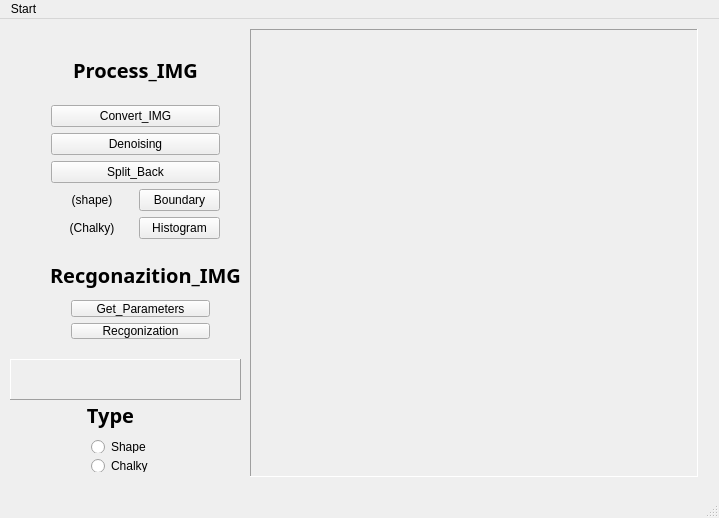
<?xml version="1.0" encoding="UTF-8"?>
<ui version="4.0">
 <class>Pro_Rec</class>
 <widget class="QMainWindow" name="Pro_Rec">
  <property name="geometry">
   <rect>
    <x>0</x>
    <y>0</y>
    <width>719</width>
    <height>518</height>
   </rect>
  </property>
  <property name="windowTitle">
   <string>Pro_Rec</string>
  </property>
  <widget class="QWidget" name="centralWidget">
   <widget class="QLabel" name="show_img">
    <property name="geometry">
     <rect>
      <x>250</x>
      <y>10</y>
      <width>448</width>
      <height>448</height>
     </rect>
    </property>
    <property name="frameShape">
     <enum>QFrame::Panel</enum>
    </property>
    <property name="frameShadow">
     <enum>QFrame::Sunken</enum>
    </property>
    <property name="text">
     <string/>
    </property>
   </widget>
   <widget class="QLabel" name="label_4">
    <property name="geometry">
     <rect>
      <x>50</x>
      <y>240</y>
      <width>191</width>
      <height>31</height>
     </rect>
    </property>
    <property name="font">
     <font>
      <family>UnDotum</family>
      <pointsize>15</pointsize>
      <weight>75</weight>
      <bold>true</bold>
     </font>
    </property>
    <property name="frameShape">
     <enum>QFrame::NoFrame</enum>
    </property>
    <property name="lineWidth">
     <number>3</number>
    </property>
    <property name="text">
     <string>Recgonazition_IMG</string>
    </property>
    <property name="alignment">
     <set>Qt::AlignCenter</set>
    </property>
   </widget>
   <widget class="QLabel" name="label_5">
    <property name="geometry">
     <rect>
      <x>40</x>
      <y>380</y>
      <width>141</width>
      <height>31</height>
     </rect>
    </property>
    <property name="font">
     <font>
      <family>UnDotum</family>
      <pointsize>15</pointsize>
      <weight>75</weight>
      <bold>true</bold>
     </font>
    </property>
    <property name="frameShape">
     <enum>QFrame::NoFrame</enum>
    </property>
    <property name="lineWidth">
     <number>3</number>
    </property>
    <property name="text">
     <string>Type</string>
    </property>
    <property name="alignment">
     <set>Qt::AlignCenter</set>
    </property>
   </widget>
   <widget class="QWidget" name="layoutWidget">
    <property name="geometry">
     <rect>
      <x>60</x>
      <y>270</y>
      <width>161</width>
      <height>61</height>
     </rect>
    </property>
    <layout class="QVBoxLayout" name="verticalLayout_2">
     <item>
      <widget class="QPushButton" name="gparameters">
       <property name="text">
        <string>Get_Parameters</string>
       </property>
      </widget>
     </item>
     <item>
      <widget class="QPushButton" name="recgonization">
       <property name="text">
        <string>Recgonization</string>
       </property>
      </widget>
     </item>
    </layout>
   </widget>
   <widget class="QWidget" name="layoutWidget">
    <property name="geometry">
     <rect>
      <x>80</x>
      <y>410</y>
      <width>114</width>
      <height>54</height>
     </rect>
    </property>
    <layout class="QVBoxLayout" name="verticalLayout_4">
     <item>
      <widget class="QRadioButton" name="radioButton_shape">
       <property name="text">
        <string>Shape</string>
       </property>
      </widget>
     </item>
     <item>
      <widget class="QRadioButton" name="radioButton_chalky">
       <property name="text">
        <string>Chalky</string>
       </property>
      </widget>
     </item>
    </layout>
   </widget>
   <widget class="QLabel" name="show_result">
    <property name="geometry">
     <rect>
      <x>10</x>
      <y>340</y>
      <width>231</width>
      <height>41</height>
     </rect>
    </property>
    <property name="font">
     <font>
      <pointsize>16</pointsize>
      <weight>75</weight>
      <italic>true</italic>
      <bold>true</bold>
     </font>
    </property>
    <property name="frameShape">
     <enum>QFrame::Panel</enum>
    </property>
    <property name="frameShadow">
     <enum>QFrame::Raised</enum>
    </property>
    <property name="text">
     <string/>
    </property>
   </widget>
   <widget class="QWidget" name="">
    <property name="geometry">
     <rect>
      <x>40</x>
      <y>10</y>
      <width>191</width>
      <height>221</height>
     </rect>
    </property>
    <layout class="QVBoxLayout" name="verticalLayout_8">
     <item>
      <layout class="QVBoxLayout" name="verticalLayout_7">
       <item>
        <layout class="QVBoxLayout" name="verticalLayout_3">
         <item>
          <layout class="QVBoxLayout" name="verticalLayout">
           <item>
            <widget class="QLabel" name="label">
             <property name="font">
              <font>
               <family>UnDotum</family>
               <pointsize>15</pointsize>
               <weight>75</weight>
               <bold>true</bold>
              </font>
             </property>
             <property name="frameShape">
              <enum>QFrame::NoFrame</enum>
             </property>
             <property name="lineWidth">
              <number>3</number>
             </property>
             <property name="text">
              <string>Process_IMG</string>
             </property>
             <property name="alignment">
              <set>Qt::AlignCenter</set>
             </property>
            </widget>
           </item>
           <item>
            <widget class="QPushButton" name="convert">
             <property name="text">
              <string>Convert_IMG</string>
             </property>
            </widget>
           </item>
           <item>
            <widget class="QPushButton" name="denoising">
             <property name="text">
              <string>Denoising</string>
             </property>
            </widget>
           </item>
           <item>
            <widget class="QPushButton" name="splitback">
             <property name="text">
              <string>Split_Back</string>
             </property>
            </widget>
           </item>
          </layout>
         </item>
        </layout>
       </item>
      </layout>
     </item>
     <item>
      <layout class="QHBoxLayout" name="horizontalLayout_2">
       <item>
        <layout class="QVBoxLayout" name="verticalLayout_6">
         <property name="sizeConstraint">
          <enum>QLayout::SetNoConstraint</enum>
         </property>
         <item>
          <widget class="QLabel" name="label_2">
           <property name="layoutDirection">
            <enum>Qt::RightToLeft</enum>
           </property>
           <property name="text">
            <string>(shape)</string>
           </property>
           <property name="alignment">
            <set>Qt::AlignCenter</set>
           </property>
          </widget>
         </item>
         <item>
          <widget class="QLabel" name="label_3">
           <property name="text">
            <string>(Chalky)</string>
           </property>
           <property name="alignment">
            <set>Qt::AlignCenter</set>
           </property>
          </widget>
         </item>
        </layout>
       </item>
       <item>
        <layout class="QVBoxLayout" name="verticalLayout_5">
         <item>
          <widget class="QPushButton" name="pushButton">
           <property name="text">
            <string>Boundary</string>
           </property>
          </widget>
         </item>
         <item>
          <widget class="QPushButton" name="histogram">
           <property name="text">
            <string>Histogram</string>
           </property>
          </widget>
         </item>
        </layout>
       </item>
      </layout>
     </item>
    </layout>
   </widget>
   <zorder>layoutWidget</zorder>
   <zorder>show_img</zorder>
   <zorder>layoutWidget</zorder>
   <zorder>label_4</zorder>
   <zorder>layoutWidget</zorder>
   <zorder>label_5</zorder>
   <zorder>histogram</zorder>
   <zorder>pushButton</zorder>
   <zorder>label_2</zorder>
   <zorder>label_2</zorder>
   <zorder>horizontalLayoutWidget</zorder>
   <zorder>show_result</zorder>
  </widget>
  <widget class="QMenuBar" name="menuBar">
   <property name="geometry">
    <rect>
     <x>0</x>
     <y>0</y>
     <width>719</width>
     <height>28</height>
    </rect>
   </property>
   <widget class="QMenu" name="start">
    <property name="title">
     <string>Start</string>
    </property>
    <addaction name="actionReadFile_2"/>
    <addaction name="actionInitialize"/>
   </widget>
   <addaction name="start"/>
  </widget>
  <widget class="QStatusBar" name="statusBar"/>
  <action name="actionReadFile">
   <property name="text">
    <string>ReadFile</string>
   </property>
  </action>
  <action name="actionReadFile_2">
   <property name="text">
    <string>ReadFile</string>
   </property>
  </action>
  <action name="actionset_Type">
   <property name="text">
    <string>set_Type</string>
   </property>
  </action>
  <action name="actionInitialize">
   <property name="text">
    <string>Initialize</string>
   </property>
  </action>
 </widget>
 <layoutdefault spacing="6" margin="11"/>
 <resources/>
 <connections/>
</ui>
